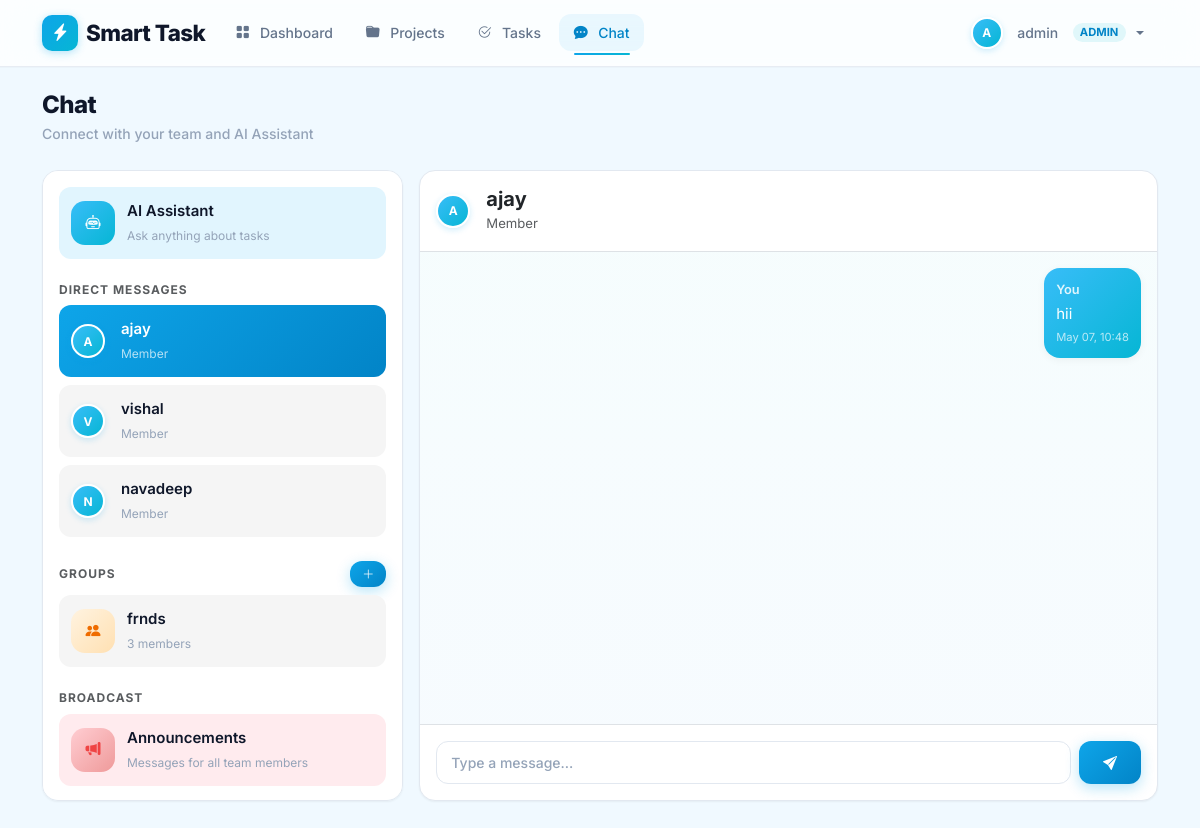
/chat?type=dm&id=1 (signed in), run on the app's committed database.
### app.py (models this page shows)
class User(db.Model):
    id = db.Column(db.Integer, primary_key=True)
    username = db.Column(db.String(80), unique=True, nullable=False)
    email = db.Column(db.String(120), unique=True, nullable=False)
    password = db.Column(db.String(200), nullable=False)
    role = db.Column(db.String(20), default='member')  # admin or member
    created_at = db.Column(db.DateTime, default=datetime.utcnow)
    owned_projects = db.relationship('Project', backref='owner', lazy=True, foreign_keys='Project.owner_id')
    member_projects = db.relationship('Project', secondary=project_members, backref='members')
    assigned_tasks = db.relationship('Task', backref='assignee', lazy=True, foreign_keys='Task.assigned_to')
    created_tasks = db.relationship('Task', backref='creator', lazy=True, foreign_keys='Task.created_by')

class ChatGroup(db.Model):
    id = db.Column(db.Integer, primary_key=True)
    name = db.Column(db.String(100), nullable=False)
    created_by = db.Column(db.Integer, db.ForeignKey('user.id'), nullable=False)
    created_at = db.Column(db.DateTime, default=datetime.utcnow)
    members = db.relationship('User', secondary=group_members, backref='chat_groups')
    creator = db.relationship('User', foreign_keys=[created_by])

class Message(db.Model):
    id = db.Column(db.Integer, primary_key=True)
    content = db.Column(db.Text, nullable=False)
    sender_id = db.Column(db.Integer, db.ForeignKey('user.id'), nullable=False)
    receiver_id = db.Column(db.Integer, db.ForeignKey('user.id'), nullable=True)  # for DMs
    group_id = db.Column(db.Integer, db.ForeignKey('chat_group.id'), nullable=True)  # for groups
    is_broadcast = db.Column(db.Boolean, default=False)
    created_at = db.Column(db.DateTime, default=datetime.utcnow)
    sender = db.relationship('User', foreign_keys=[sender_id], backref='sent_messages')
    receiver = db.relationship('User', foreign_keys=[receiver_id], backref='received_messages')
    group = db.relationship('ChatGroup', backref='messages')

### app.py (the view, shortened to what this page needs)
@app.route('/chat')
@login_required
def chat():
    user = User.query.get(session['user_id'])
    users = User.query.filter(User.id != user.id).all()
    groups = ChatGroup.query.all()
    try:
        chat_status = UserChatStatus.query.filter_by(user_id=user.id).first()
        if not chat_status:
            chat_status = UserChatStatus(user_id=user.id)
            db.session.add(chat_status)
        chat_status.last_read_at = datetime.utcnow()
        db.session.commit()
    except Exception:
        db.session.rollback()  # Table may not exist yet
    chat_type = request.args.get('type', 'ai')  # ai, dm, group, broadcast
    chat_id = request.args.get('id', type=int)
    messages = []
    selected_user = None
    selected_group = None
    ai_mode = False
    if chat_type == 'dm' and chat_id:
        selected_user = User.query.get(chat_id)
        messages = Message.query.filter(
            ((Message.sender_id == user.id) & (Message.receiver_id == chat_id)) |
            ((Message.sender_id == chat_id) & (Message.receiver_id == user.id))
        ).order_by(Message.created_at.asc()).all()
    elif chat_type == 'broadcast':
        messages = Message.query.filter_by(is_broadcast=True).order_by(Message.created_at.asc()).all()
    elif chat_type == 'ai':
        ai_mode = True
        messages = Message.query.filter_by(sender_id=user.id, receiver_id=user.id).order_by(Message.created_at.asc()).all()
    return render_template('chat.html',
                           users=users,
                           groups=groups,
                           user=user,
                           messages=messages,
                           chat_type=chat_type,
                           chat_id=chat_id,
                           selected_user=selected_user,
                           selected_group=selected_group,
                           ai_mode=ai_mode)

### app.py (called while the page is built)
def login_required(f):
    @wraps(f)
    def decorated_function(*args, **kwargs):
        if 'user_id' not in session:
            flash('Please login first.', 'error')
            return redirect(url_for('login'))
        return f(*args, **kwargs)
    return decorated_function

@app.context_processor
def inject_unread_messages():
    has_unread = False
    if 'user_id' in session:
        try:
            user_id = session['user_id']
            chat_status = UserChatStatus.query.filter_by(user_id=user_id).first()
            last_read = chat_status.last_read_at if chat_status else datetime.min
            unread = Message.query.filter(
                (Message.created_at > last_read) &
                (Message.sender_id != user_id) &
                (
                    (Message.receiver_id == user_id) |
                    (Message.is_broadcast == True) |
                    (Message.group_id != None)
                )
            ).first()
            has_unread = unread is not None
        except Exception:
            pass  # Table may not exist yet
    return dict(has_unread_messages=has_unread)

### templates/chat.html (shortened to what this page needs)
{% extends "base.html" %}
{% block content %}
<div class="page-header mb-4">
    <h2 class="mb-1">Chat</h2>
    <p class="mb-0">Connect with your team and AI Assistant</p>
</div>
<div class="row g-3">
    <div class="col-lg-4">
        <div class="card p-3 h-100" style="max-height: 75vh; overflow-y: auto;">
            <a href="{{ url_for('chat', type='ai') }}" class="chat-item ai {{ 'active' if chat_type == 'ai' else '' }}">
                <div class="chat-item-icon ai">
                    <i class="bi bi-robot text-white"></i>
                </div>
                <div>
                    <div class="chat-item-label">AI Assistant</div>
                    <small class="chat-item-sublabel">Ask anything about tasks</small>
                </div>
            </a>
            <h6 class="fw-bold mt-3 mb-2 text-muted" style="font-size:0.75rem;text-transform:uppercase;letter-spacing:1px;">Direct Messages</h6>
            {% for u in users %}
            <a href="{{ url_for('chat', type='dm', id=u.id) }}" class="chat-item dm {{ 'active' if chat_type == 'dm' and chat_id == u.id else '' }}">
                <div class="avatar-circle me-3">{{ u.username[0]|upper }}</div>
                <div>
                    <div class="chat-item-label">{{ u.username }}</div>
                    <small class="chat-item-sublabel">{{ u.role|capitalize }}</small>
                </div>
            </a>
            {% endfor %}
            <div class="d-flex justify-content-between align-items-center mt-3 mb-2">
                <h6 class="fw-bold text-muted mb-0" style="font-size:0.75rem;text-transform:uppercase;letter-spacing:1px;">Groups</h6>
                {% if user.role == 'admin' %}
                <button class="btn btn-sm btn-primary" style="padding:4px 12px;font-size:0.75rem;" data-bs-toggle="modal" data-bs-target="#createGroupModal">
                    <i class="bi bi-plus-lg"></i>
                </button>
                {% endif %}
            </div>
            {% for g in groups %}
            <a href="{{ url_for('chat', type='group', id=g.id) }}" class="chat-item group {{ 'active' if chat_type == 'group' and chat_id == g.id else '' }}">
                <div class="chat-item-icon group">
                    <i class="bi bi-people-fill"></i>
                </div>
                <div>
                    <div class="chat-item-label">{{ g.name }}</div>
                    <small class="chat-item-sublabel">{{ g.members|length }} members</small>
                </div>
            </a>
            {% else %}
            <p class="text-muted small">No groups yet.</p>
            {% endfor %}
            <h6 class="fw-bold mt-3 mb-2 text-muted" style="font-size:0.75rem;text-transform:uppercase;letter-spacing:1px;">Broadcast</h6>
            <a href="{{ url_for('chat', type='broadcast') }}" class="chat-item broadcast {{ 'active' if chat_type == 'broadcast' else '' }}">
                <div class="chat-item-icon broadcast">
                    <i class="bi bi-megaphone-fill"></i>
                </div>
                <div>
                    <div class="chat-item-label">Announcements</div>
                    <small class="chat-item-sublabel">Messages for all team members</small>
                </div>
            </a>
        </div>
    </div>
    <div class="col-lg-8">
        <div class="card p-0 h-100" style="max-height: 75vh; display:flex; flex-direction:column;">
            <div class="p-3 border-bottom d-flex align-items-center" style="flex-shrink:0;">
                {% if ai_mode %}
                <div class="stat-icon me-3" style="width:44px;height:44px;border-radius:14px;background:linear-gradient(135deg,var(--primary-light),var(--accent));">
                    <i class="bi bi-robot text-white"></i>
                </div>
                <div>
                    <h5 class="fw-bold mb-0">AI Assistant</h5>
                    <small class="text-muted">Smart Task AI</small>
                </div>
                {% elif chat_type == 'dm' and selected_user %}
                <div class="avatar-circle me-3">{{ selected_user.username[0]|upper }}</div>
                <div>
                    <h5 class="fw-bold mb-0">{{ selected_user.username }}</h5>
                    <small class="text-muted">{{ selected_user.role|capitalize }}</small>
                </div>
                {% else %}
                <div>
                    <h5 class="fw-bold mb-0">Select a chat</h5>
                    <small class="text-muted">Choose from the sidebar</small>
                </div>
                {% endif %}
            </div>
            <div class="p-3 flex-grow-1" style="overflow-y: auto; background: linear-gradient(180deg, rgba(224,247,250,0.3), rgba(227,242,253,0.3));">
                {% if messages %}
                    {% for msg in messages %}
                        {% set is_me = msg.sender_id == user.id %}
                        <div class="d-flex mb-3 {{ 'justify-content-end' if is_me else '' }}">
                            <div class="chat-bubble {{ 'me' if is_me else '' }}">
                                <div class="chat-bubble-name">
                                    {{ 'You' if is_me else msg.sender.username }}
                                </div>
                                <div>{{ msg.content.replace('[AI Assistant] ', '') if msg.content.startswith('[AI Assistant]') else msg.content }}</div>
                                <div class="chat-bubble-time">{{ msg.created_at.strftime('%b %d, %H:%M') }}</div>
                            </div>
                        </div>
                    {% endfor %}
                {% endif %}
            </div>
            {% if chat_type %}
            {% if chat_type == 'broadcast' and user.role != 'admin' %}
            <div class="p-3 border-top text-center text-muted small" style="flex-shrink:0;">
                <i class="bi bi-info-circle me-1"></i> Only admins can post announcements.
            </div>
            {% else %}
            <div class="p-3 border-top" style="flex-shrink:0;">
                <form method="POST" action="{{ url_for('send_message') }}" class="d-flex gap-2">
                    <input type="text" name="content" class="form-control flex-grow-1" placeholder="{{ 'Ask the AI Assistant...' if ai_mode else 'Type a message...' }}" required autocomplete="off">
                    <button type="submit" class="btn btn-primary px-4">
                        <i class="bi bi-send-fill"></i>
                    </button>
                </form>
            </div>
            {% endif %}
            {% endif %}
        </div>
    </div>
</div>
{% endblock %}

### data on the page
User: username "A", username "ajay", role "Member"
User: username "V", username "vishal", role "Member"
User: username "N", username "navadeep", role "Member"
ChatGroup: name "frnds", members|length "3"
Message: sender "You", content "hii", created_at "May 07, 10:48"

### other printed values
{{ session.username[0]|upper }} "A"
{{ session.username }} "admin"
